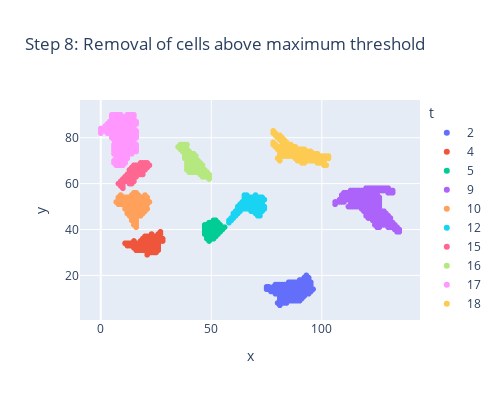

Notebook code cell kept with this figure:
### Code cell
cell_numbers_post_filter = filtered_cells['cell_num'].values.tolist()
cell_numbers_post_filter_no_dups = []
for aa in cell_numbers_post_filter:
    if aa not in cell_numbers_post_filter_no_dups:
        cell_numbers_post_filter_no_dups.append(aa)

filtered_cells2 = pd.DataFrame()
max_cell_pixels =300        
for bb in cell_numbers_post_filter_no_dups:
    cell_local_filter2 = filtered_cells[filtered_cells['cell_num'] == bb]
    if len(cell_local_filter2) <=max_cell_pixels:
        filtered_cells2 = pd.concat([filtered_cells2,cell_local_filter2])
    else:
        pass
filtered_cells2['t'] = filtered_cells2['cell_num'].astype('category')    
px.scatter(filtered_cells2, x='x',y='y',color='t',width=500,height=400, title="Step 8: Removal of cells above maximum threshold")

### Figure 1 — Plotly figure (JSON) as saved in the notebook; plotly's stock layout.template omitted (floating-point values rounded to 4 significant figures; data arrays with more than 128 entries replaced by an {"elided": "..."} marker saying what was removed)
{"data": [{"hovertemplate": "t=2<br>x=%{x}<br>y=%{y}<extra></extra>", "legendgroup": "2", "marker": {"color": "#636efa", "symbol": "circle"}, "mode": "markers", "name": "2", "showlegend": true, "type": "scattergl", "x": {"elided": "153 int values"}, "xaxis": "x", "y": {"elided": "153 int values"}, "yaxis": "y"}, {"hovertemplate": "t=4<br>x=%{x}<br>y=%{y}<extra></extra>", "legendgroup": "4", "marker": {"color": "#EF553B", "symbol": "circle"}, "mode": "markers", "name": "4", "showlegend": true, "type": "scattergl", "x": [21, 21, 21, 22, 22, 23, 23, 24, 24, 25, 25, 25, 26, 26, 26, 26, 25, 25, 24, 24, 24, 23, 23, 23, 22, 22, 22, 21, 21, 21, 20, 20, 20, 19, 19, 19, 18, 18, 18, 17, 17, 17, 16, 16, 16, 15, 15, 15, 14, 14, 13, 13, 12, 12, 11, 15, 16, 17, 18, 19, 20, 18, 19, 19, 20, 20, 21, 21, 22, 22, 23, 23, 24, 24, 25, 25, 26, 26, 27, 27, 28, 28, 26, 26, 25, 24, 23, 23, 22, 21, 20, 27, 27], "xaxis": "x", "y": [29, 30, 31, 30, 31, 30, 31, 30, 31, 30, 31, 32, 31, 32, 33, 34, 33, 34, 33, 32, 34, 33, 32, 34, 33, 32, 34, 33, 32, 34, 33, 32, 34, 33, 32, 34, 33, 32, 34, 33, 32, 34, 33, 32, 34, 33, 32, 34, 33, 34, 33, 34, 33, 34, 34, 35, 31, 31, 31, 31, 31, 35, 35, 36, 35, 36, 35, 36, 35, 36, 35, 36, 35, 36, 35, 36, 35, 36, 35, 36, 35, 36, 37, 38, 37, 37, 37, 38, 37, 37, 37, 38, 39], "yaxis": "y"}, {"hovertemplate": "t=5<br>x=%{x}<br>y=%{y}<extra></extra>", "legendgroup": "5", "marker": {"color": "#00cc96", "symbol": "circle"}, "mode": "markers", "name": "5", "showlegend": true, "type": "scattergl", "x": [49, 49, 49, 48, 50, 50, 51, 51, 51, 52, 52, 52, 53, 53, 53, 54, 54, 54, 55, 55, 56, 54, 53, 53, 52, 52, 52, 51, 51, 51, 50, 50, 50, 49, 49, 49, 48, 48, 48, 47, 47, 47, 47, 47, 48, 48, 49, 49, 50, 50, 51, 48, 49, 50, 51, 51, 52, 52, 53], "xaxis": "x", "y": [35, 36, 37, 36, 36, 37, 36, 37, 38, 37, 38, 39, 38, 39, 40, 39, 40, 41, 40, 41, 41, 42, 41, 42, 41, 40, 42, 41, 40, 42, 41, 40, 42, 41, 40, 42, 41, 40, 42, 41, 40, 42, 39, 38, 39, 38, 39, 38, 39, 38, 39, 37, 43, 43, 43, 44, 43, 44, 43], "yaxis": "y"}, {"hovertemplate": "t=9<br>x=%{x}<br>y=%{y}<extra></extra>", "legendgroup": "9", "marker": {"color": "#ab63fa", "symbol": "circle"}, "mode": "markers", "name": "9", "showlegend": true, "type": "scattergl", "x": {"elided": "242 int values"}, "xaxis": "x", "y": {"elided": "242 int values"}, "yaxis": "y"}, {"hovertemplate": "t=10<br>x=%{x}<br>y=%{y}<extra></extra>", "legendgroup": "10", "marker": {"color": "#FFA15A", "symbol": "circle"}, "mode": "markers", "name": "10", "showlegend": true, "type": "scattergl", "x": [16, 16, 16, 15, 15, 15, 15, 14, 16, 16, 16, 16, 15, 17, 17, 18, 18, 18, 19, 19, 19, 20, 20, 20, 21, 20, 19, 19, 18, 18, 18, 17, 17, 17, 16, 16, 16, 15, 15, 15, 14, 14, 14, 13, 13, 13, 12, 12, 12, 11, 11, 11, 11, 10, 10, 9, 9, 8, 8, 8, 7, 8, 9, 9, 10, 10, 11, 11, 12, 12, 12, 13, 13, 13, 14, 14, 14, 15, 15, 15, 16, 16, 16, 17, 17, 17, 18, 18, 18, 19, 19, 19, 20, 20, 20, 20, 21, 21, 21, 22, 17, 16, 16, 15, 15, 14, 9, 12, 12, 13, 13, 14, 14, 15, 15, 16, 17, 14, 14, 13], "xaxis": "x", "y": [41, 42, 43, 42, 43, 44, 45, 44, 44, 45, 46, 47, 46, 46, 47, 46, 47, 48, 47, 48, 49, 48, 49, 50, 49, 51, 50, 51, 50, 49, 51, 50, 49, 51, 50, 49, 51, 50, 49, 51, 50, 49, 51, 50, 49, 51, 50, 49, 51, 50, 49, 51, 52, 51, 52, 51, 52, 51, 52, 53, 52, 54, 53, 54, 53, 54, 53, 54, 53, 52, 54, 53, 52, 54, 53, 52, 54, 53, 52, 54, 53, 52, 54, 53, 52, 54, 53, 52, 54, 53, 52, 54, 53, 52, 54, 55, 54, 52, 51, 52, 55, 55, 56, 55, 56, 55, 55, 48, 47, 48, 47, 48, 47, 48, 47, 48, 48, 46, 45, 46], "yaxis": "y"}, {"hovertemplate": "t=12<br>x=%{x}<br>y=%{y}<extra></extra>", "legendgroup": "12", "marker": {"color": "#19d3f3", "symbol": "circle"}, "mode": "markers", "name": "12", "showlegend": true, "type": "scattergl", "x": [58, 58, 59, 59, 60, 60, 60, 61, 61, 61, 62, 62, 62, 63, 63, 63, 64, 64, 65, 65, 66, 66, 67, 67, 68, 68, 68, 69, 69, 69, 70, 70, 70, 71, 71, 71, 72, 72, 72, 73, 73, 73, 74, 74, 73, 73, 72, 72, 71, 71, 70, 70, 69, 69, 68, 68, 67, 67, 66, 66, 65, 65, 64, 64, 63, 65, 65, 66, 66, 67, 67, 68, 68, 69, 69, 70, 70, 71, 71, 72, 72, 73, 73, 74, 70, 66, 65, 72, 72, 71, 71, 70, 62], "xaxis": "x", "y": [43, 44, 44, 45, 45, 46, 47, 46, 47, 48, 47, 48, 49, 48, 49, 50, 49, 50, 49, 50, 49, 50, 49, 50, 49, 48, 50, 49, 48, 50, 49, 48, 50, 49, 48, 50, 49, 48, 50, 49, 48, 50, 49, 50, 51, 52, 51, 52, 51, 52, 51, 52, 51, 52, 51, 52, 51, 52, 51, 52, 51, 52, 51, 52, 51, 53, 54, 53, 54, 53, 54, 53, 54, 53, 54, 53, 54, 53, 54, 53, 54, 53, 54, 53, 55, 55, 55, 47, 46, 47, 46, 47, 50], "yaxis": "y"}, {"hovertemplate": "t=15<br>x=%{x}<br>y=%{y}<extra></extra>", "legendgroup": "15", "marker": {"color": "#FF6692", "symbol": "circle"}, "mode": "markers", "name": "15", "showlegend": true, "type": "scattergl", "x": [10, 10, 10, 9, 9, 9, 8, 10, 10, 11, 11, 12, 12, 13, 13, 13, 14, 14, 14, 15, 15, 15, 15, 14, 16, 16, 16, 17, 17, 18, 18, 19, 19, 19, 19, 18, 20, 20, 20, 21, 21, 21, 22, 20, 19, 19, 18, 18, 18, 17, 17, 16, 16, 15, 15, 15, 14, 14, 14, 13, 13, 13, 13, 12, 14, 12, 11, 15, 16, 17], "xaxis": "x", "y": [58, 59, 60, 59, 60, 61, 60, 61, 62, 61, 62, 61, 62, 61, 60, 62, 61, 60, 62, 61, 62, 63, 64, 63, 63, 64, 65, 64, 65, 64, 65, 64, 65, 66, 67, 66, 66, 67, 68, 67, 68, 69, 68, 69, 69, 68, 69, 68, 67, 68, 67, 68, 67, 68, 67, 66, 67, 66, 65, 66, 65, 64, 63, 64, 64, 63, 63, 65, 66, 66], "yaxis": "y"}, {"hovertemplate": "t=16<br>x=%{x}<br>y=%{y}<extra></extra>", "legendgroup": "16", "marker": {"color": "#B6E880", "symbol": "circle"}, "mode": "markers", "name": "16", "showlegend": true, "type": "scattergl", "x": [49, 49, 49, 48, 48, 47, 47, 46, 46, 46, 45, 45, 45, 44, 44, 43, 43, 42, 42, 41, 41, 40, 40, 40, 39, 39, 39, 39, 40, 40, 41, 41, 41, 42, 42, 42, 43, 43, 43, 44, 44, 44, 45, 45, 45, 46, 46, 46, 47, 47, 48, 44, 43, 43, 42, 42, 41, 41, 40, 40, 39, 39, 39, 38, 38, 38, 38, 39, 39, 40, 40, 40, 41, 41, 42, 42, 43, 39, 38, 38, 37, 37, 37, 36, 36, 36, 35, 37, 38, 39], "xaxis": "x", "y": [62, 63, 64, 63, 64, 63, 64, 63, 64, 65, 64, 65, 66, 65, 66, 65, 66, 65, 66, 65, 66, 65, 66, 67, 66, 67, 68, 69, 68, 69, 68, 67, 69, 68, 67, 69, 68, 67, 69, 68, 67, 69, 68, 67, 69, 68, 67, 66, 66, 65, 65, 70, 70, 71, 70, 71, 70, 71, 70, 71, 70, 71, 72, 71, 72, 73, 74, 73, 74, 73, 72, 74, 73, 72, 73, 72, 72, 75, 75, 76, 75, 74, 76, 75, 76, 77, 76, 77, 77, 77], "yaxis": "y"}, {"hovertemplate": "t=17<br>x=%{x}<br>y=%{y}<extra></extra>", "legendgroup": "17", "marker": {"color": "#FF97FF", "symbol": "circle"}, "mode": "markers", "name": "17", "showlegend": true, "type": "scattergl", "x": {"elided": "244 int values"}, "xaxis": "x", "y": {"elided": "244 int values"}, "yaxis": "y"}, {"hovertemplate": "t=18<br>x=%{x}<br>y=%{y}<extra></extra>", "legendgroup": "18", "marker": {"color": "#FECB52", "symbol": "circle"}, "mode": "markers", "name": "18", "showlegend": true, "type": "scattergl", "x": {"elided": "138 int values"}, "xaxis": "x", "y": {"elided": "138 int values"}, "yaxis": "y"}], "layout": {"height": 400, "legend": {"title": {"text": "t"}, "tracegroupgap": 0}, "title": {"text": "Step 8: Removal of cells above maximum threshold"}, "width": 500, "xaxis": {"anchor": "y", "autorange": true, "domain": [0, 1], "range": [-9.384, 144.4], "title": {"text": "x"}, "type": "linear"}, "yaxis": {"anchor": "x", "autorange": true, "domain": [0, 1], "range": [0.5735, 96.43], "title": {"text": "y"}, "type": "linear"}}}
